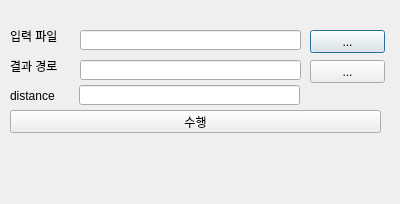
<?xml version="1.0" encoding="UTF-8"?>
<ui version="4.0">
 <class>buffer_batchDialogBase</class>
 <widget class="QDialog" name="buffer_batchDialogBase">
  <property name="geometry">
   <rect>
    <x>0</x>
    <y>0</y>
    <width>400</width>
    <height>204</height>
   </rect>
  </property>
  <property name="windowTitle">
   <string>buffer_batch</string>
  </property>
  <widget class="QLabel" name="label">
   <property name="geometry">
    <rect>
     <x>10</x>
     <y>30</y>
     <width>56</width>
     <height>12</height>
    </rect>
   </property>
   <property name="text">
    <string>입력 파일</string>
   </property>
  </widget>
  <widget class="QLabel" name="label_2">
   <property name="geometry">
    <rect>
     <x>10</x>
     <y>60</y>
     <width>56</width>
     <height>12</height>
    </rect>
   </property>
   <property name="text">
    <string>결과 경로</string>
   </property>
  </widget>
  <widget class="QLineEdit" name="txt_input">
   <property name="geometry">
    <rect>
     <x>80</x>
     <y>30</y>
     <width>221</width>
     <height>20</height>
    </rect>
   </property>
  </widget>
  <widget class="QPushButton" name="btn_input">
   <property name="geometry">
    <rect>
     <x>310</x>
     <y>30</y>
     <width>75</width>
     <height>23</height>
    </rect>
   </property>
   <property name="text">
    <string>...</string>
   </property>
  </widget>
  <widget class="QLineEdit" name="txt_output">
   <property name="geometry">
    <rect>
     <x>80</x>
     <y>60</y>
     <width>221</width>
     <height>20</height>
    </rect>
   </property>
  </widget>
  <widget class="QPushButton" name="btn_output">
   <property name="geometry">
    <rect>
     <x>310</x>
     <y>60</y>
     <width>75</width>
     <height>23</height>
    </rect>
   </property>
   <property name="text">
    <string>...</string>
   </property>
  </widget>
  <widget class="QLabel" name="txt_result">
   <property name="geometry">
    <rect>
     <x>15</x>
     <y>140</y>
     <width>361</width>
     <height>51</height>
    </rect>
   </property>
   <property name="text">
    <string/>
   </property>
  </widget>
  <widget class="QPushButton" name="btn_run">
   <property name="geometry">
    <rect>
     <x>10</x>
     <y>110</y>
     <width>371</width>
     <height>23</height>
    </rect>
   </property>
   <property name="text">
    <string>수행</string>
   </property>
  </widget>
  <widget class="QLineEdit" name="txt_dist">
   <property name="geometry">
    <rect>
     <x>79</x>
     <y>85</y>
     <width>221</width>
     <height>20</height>
    </rect>
   </property>
  </widget>
  <widget class="QLabel" name="label_3">
   <property name="geometry">
    <rect>
     <x>10</x>
     <y>90</y>
     <width>56</width>
     <height>12</height>
    </rect>
   </property>
   <property name="text">
    <string>distance</string>
   </property>
  </widget>
 </widget>
 <resources/>
 <connections/>
</ui>
